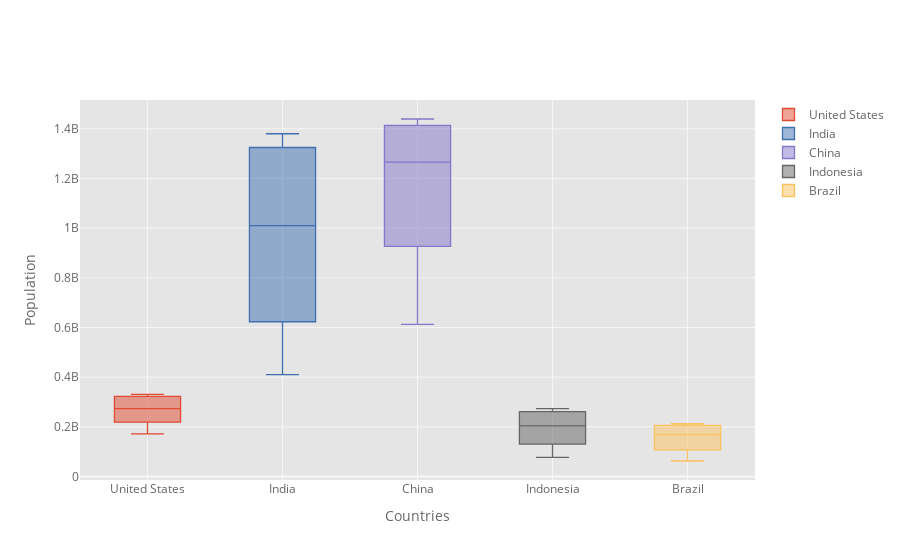

The code cell stored with this chart in its notebook:
### Code cell
df_population.iplot(kind='box', xTitle='Countries',
                    yTitle='Population')

### Figure 1 — Plotly figure (JSON) as saved in the notebook; plotly's stock layout.template omitted (floating-point values rounded to 4 significant figures)
{"data": [{"boxpoints": false, "line": {"width": 1.3}, "marker": {"color": "rgba(226, 74, 51, 1.0)"}, "name": "United States", "orientation": "v", "type": "box", "y": [171685336, 186720571, 199733676, 209513341, 219081251, 229476354, 240499825, 252120309, 265163745, 281710909, 294993511, 309011475, 320878310, 323015995, 325084756, 327096265, 329064917, 331002651]}, {"boxpoints": false, "line": {"width": 1.3}, "marker": {"color": "rgba(62, 111, 176, 1.0)"}, "name": "India", "orientation": "v", "type": "box", "y": [409880595, 450547679, 499123324, 555189792, 623102897, 698952844, 784360008, 873277798, 963922588, 1056575549, 1147609927, 1234281170, 1310152403, 1324517249, 1338676785, 1352642280, 1366417754, 1380004385]}, {"boxpoints": false, "line": {"width": 1.3}, "marker": {"color": "rgba(132, 118, 202, 1.0)"}, "name": "China", "orientation": "v", "type": "box", "y": [612241554, 660408056, 724218968, 827601394, 926240885, 1000089235, 1075589361, 1176883674, 1240920535, 1290550765, 1330776380, 1368810615, 1406847870, 1414049351, 1421021791, 1427647786, 1433783686, 1439323776]}, {"boxpoints": false, "line": {"width": 1.3}, "marker": {"color": "rgba(101, 101, 101, 1.0)"}, "name": "Indonesia", "orientation": "v", "type": "box", "y": [77273425, 87751068, 100267062, 114793178, 130680727, 147447836, 164982451, 181413402, 196934260, 211513823, 226289470, 241834215, 258383256, 261556381, 264650963, 267670543, 270625568, 273523615]}, {"boxpoints": false, "line": {"width": 1.3}, "marker": {"color": "rgba(251, 193, 94, 1.0)"}, "name": "Brazil", "orientation": "v", "type": "box", "y": [62533919, 72179226, 83373530, 95113265, 107216205, 120694009, 135274080, 149003223, 162019896, 174790340, 186127103, 195713635, 204471769, 206163053, 207833823, 209469323, 211049527, 212559417]}], "layout": {"autosize": true, "legend": {"bgcolor": "#FFFFFF", "font": {"color": "#666666"}}, "paper_bgcolor": "#FFFFFF", "plot_bgcolor": "#E5E5E5", "title": {"font": {"color": "#151516"}}, "xaxis": {"autorange": true, "gridcolor": "#F6F6F6", "range": [-0.5, 4.5], "showgrid": true, "tickfont": {"color": "#666666"}, "title": {"font": {"color": "#666666"}, "text": "Countries"}, "type": "category", "zerolinecolor": "#F6F6F6"}, "yaxis": {"autorange": true, "gridcolor": "#F6F6F6", "range": [-13950000.0, 1516000000.0], "showgrid": true, "tickfont": {"color": "#666666"}, "title": {"font": {"color": "#666666"}, "text": "Population"}, "type": "linear", "zerolinecolor": "#F6F6F6"}}}
